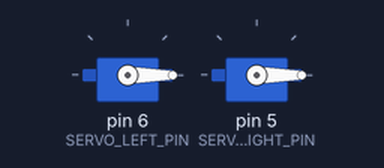
The sketch below on a simulated Arduino Uno, built with avr-gcc and run on an emulated ATmega328P. Shown: 2 × servo.

Above: at 0.1 s.
At 3.4 s:
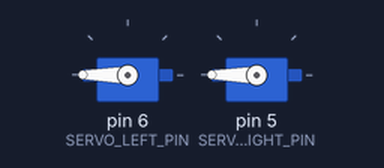
At 6.1 s:
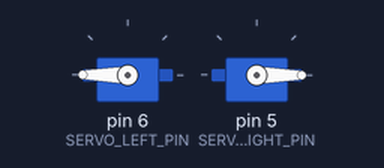
At 6.6 s:
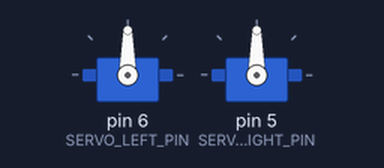
Timing chart, 0 to 8.1 s (numbered marks = the images above):
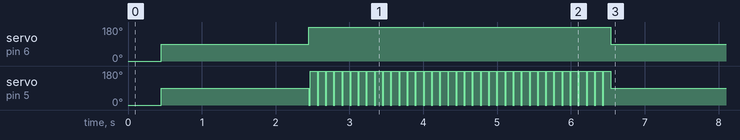

The sketch:

turnAroundExperiments.ino
```cpp
#include <Servo.h>

const int SERVO_RIGHT_PIN = 5;
const int SERVO_LEFT_PIN = 6;

Servo servoLeft, servoRight;

void setup(){
  Serial.begin(9600);
  servoLeft.attach(SERVO_LEFT_PIN);
  servoRight.attach(SERVO_RIGHT_PIN);

  turnLeft(450);
  delay(2000);
  turnHome();
}

void loop(){

}


int leftTurnsMsec = 0;
int rightTurnsMsec = 0;

void turnHome(){
  int turnsDiff = rightTurnsMsec - leftTurnsMsec;
  int iterations = 30 - turnsDiff / 60;

  for (int i=0; i<iterations; i++){
    goForward();
    delay(20);
    turnRight(90);
  }

  leftTurnsMsec = 0;
  rightTurnsMsec = 0;
}

void goForward(){
  servoLeft.write(180);
  servoRight.write(0);
}

void turnRight(int msec){
  rightTurnsMsec += msec;
  servoLeft.write(180);
  servoRight.write(180);
  delay(msec);
  halt();
}

void turnLeft(int msec){
  leftTurnsMsec += msec;
  servoLeft.write(0);
  servoRight.write(0);
  delay(msec);
  halt();
}


void halt(){
  servoLeft.write(90);
  servoRight.write(90);
}
```
